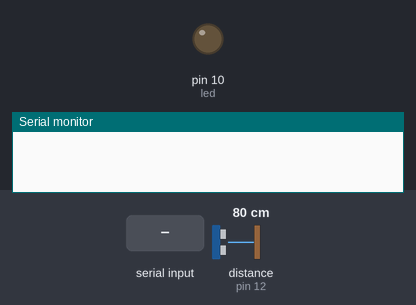
The sketch below on a simulated Arduino Uno, built with avr-gcc and run on an emulated ATmega328P. On the bench: output pins drawn as LEDs (lit = HIGH), the last lines printed to the serial monitor. Inputs (shaded band) come from the test bench; at power-on: distance to the obstacle (sensor on pin 12) 80 cm. The echo pulse lasts 58.3 µs per cm; pins used as bus, display or sensor lines are not drawn.

Above: at 1.2 s.
1.3 s: "P" received over Serial
2.8 s: "1" received over Serial
At 3.9 s:
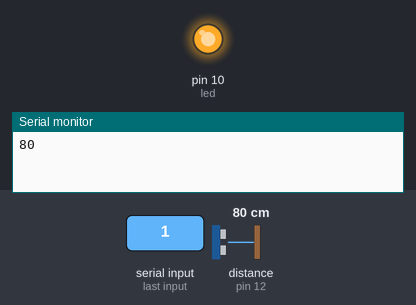
Timing chart, 0 to 5.8 s (numbered marks = the images above; inputs shaded):
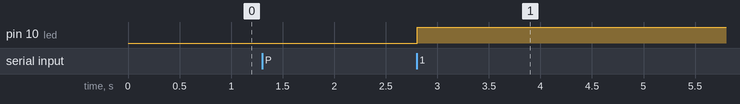

The sketch:

ping.ino
```cpp
#define trigPin 13
#define echoPin 12
#define led 10

int flag;
boolean command = false;

void setup() {
  Serial.begin (9600);
  pinMode(trigPin, OUTPUT);
  pinMode(echoPin, INPUT);
  pinMode(led, OUTPUT);
}

void loop() {
  if (command) {
  	if(flag == 'P') {

  		ping();
  		command = false;
  		flag = 0;
  	}
  }
  delay(50);
}

void serialEvent() {
  while (Serial.available()) {
    // get the new byte:
    flag = Serial.read();
    command = true;
    // Serial.println(flag);
    digitalWrite(led,HIGH);

    // }
  }
}

void ping() {
  long duration, dist_relay, dist_led, dist;
  digitalWrite(trigPin, LOW);  // Added this line
  delayMicroseconds(2); // Added this line
  digitalWrite(trigPin, HIGH);
  //  delayMicroseconds(1000); - Removed this line
  delayMicroseconds(10); // Added this line
  digitalWrite(trigPin, LOW);
  duration = pulseIn(echoPin, HIGH);
  dist = (duration/2) / 29.1;
  Serial.println(dist);
  digitalWrite(led,LOW);
}
```

Measured:
- after the input at 2.8 s, pin 10 (led): LOW → HIGH at once
